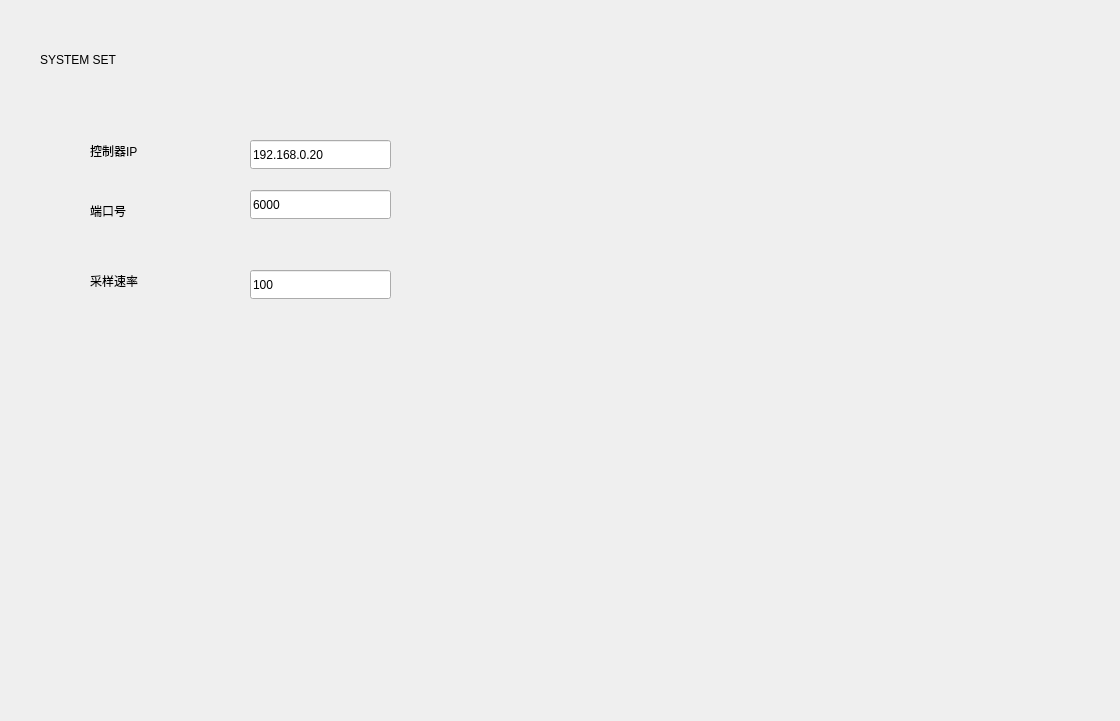
<?xml version="1.0" encoding="UTF-8"?>
<ui version="4.0">
 <class>systemSetWidget</class>
 <widget class="QWidget" name="systemSetWidget">
  <property name="geometry">
   <rect>
    <x>0</x>
    <y>0</y>
    <width>1120</width>
    <height>721</height>
   </rect>
  </property>
  <property name="minimumSize">
   <size>
    <width>1000</width>
    <height>0</height>
   </size>
  </property>
  <property name="windowTitle">
   <string>Form</string>
  </property>
  <widget class="QLabel" name="label">
   <property name="geometry">
    <rect>
     <x>90</x>
     <y>130</y>
     <width>131</width>
     <height>41</height>
    </rect>
   </property>
   <property name="styleSheet">
    <string notr="true">font: 12pt &quot;幼圆&quot;;</string>
   </property>
   <property name="text">
    <string>控制器IP</string>
   </property>
  </widget>
  <widget class="QLabel" name="label_2">
   <property name="geometry">
    <rect>
     <x>40</x>
     <y>40</y>
     <width>311</width>
     <height>40</height>
    </rect>
   </property>
   <property name="styleSheet">
    <string notr="true">font: 20pt &quot;幼圆&quot;;</string>
   </property>
   <property name="text">
    <string>SYSTEM SET</string>
   </property>
  </widget>
  <widget class="QLabel" name="label_3">
   <property name="geometry">
    <rect>
     <x>90</x>
     <y>190</y>
     <width>131</width>
     <height>41</height>
    </rect>
   </property>
   <property name="styleSheet">
    <string notr="true">font: 12pt &quot;幼圆&quot;;</string>
   </property>
   <property name="text">
    <string>端口号</string>
   </property>
  </widget>
  <widget class="QLineEdit" name="lineEdit">
   <property name="geometry">
    <rect>
     <x>250</x>
     <y>140</y>
     <width>141</width>
     <height>29</height>
    </rect>
   </property>
   <property name="text">
    <string>192.168.0.20</string>
   </property>
  </widget>
  <widget class="QLineEdit" name="lineEdit_2">
   <property name="geometry">
    <rect>
     <x>250</x>
     <y>190</y>
     <width>141</width>
     <height>29</height>
    </rect>
   </property>
   <property name="text">
    <string>6000</string>
   </property>
  </widget>
  <widget class="QLabel" name="label_4">
   <property name="geometry">
    <rect>
     <x>90</x>
     <y>260</y>
     <width>131</width>
     <height>41</height>
    </rect>
   </property>
   <property name="styleSheet">
    <string notr="true">font: 12pt &quot;幼圆&quot;;</string>
   </property>
   <property name="text">
    <string>采样速率</string>
   </property>
  </widget>
  <widget class="QLineEdit" name="lineEdit_3">
   <property name="geometry">
    <rect>
     <x>250</x>
     <y>270</y>
     <width>141</width>
     <height>29</height>
    </rect>
   </property>
   <property name="text">
    <string>100</string>
   </property>
  </widget>
 </widget>
 <resources/>
 <connections/>
</ui>
